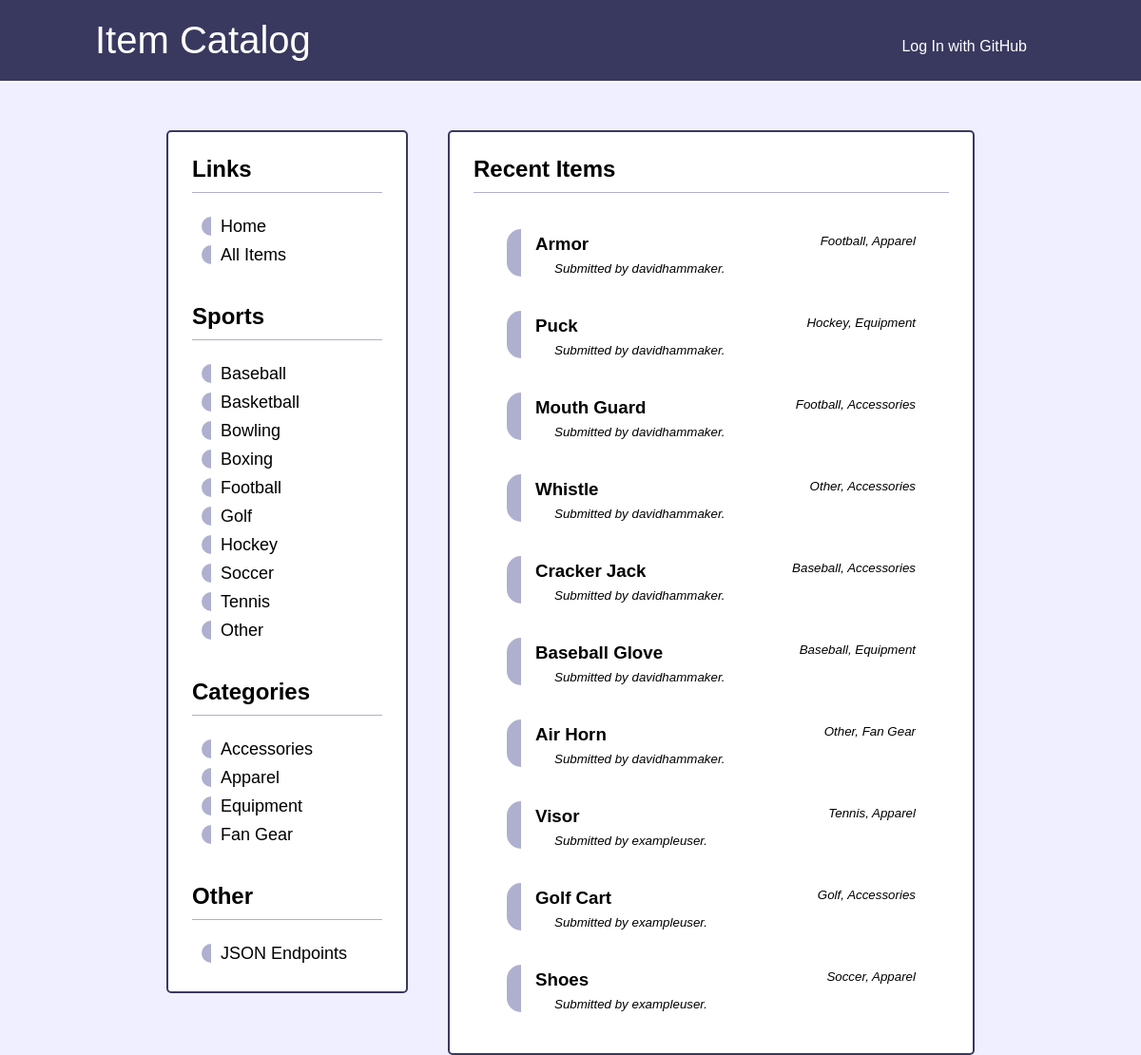
The page / on the database its author committed.
### item_catalog/models.py (models this page shows, shortened)
class Item(db.Model):
    id = db.Column(db.Integer, primary_key=True)
    name = db.Column(db.String(256), nullable=False)
    sport = db.Column(db.String(256), nullable=False)
    category = db.Column(db.String(256), nullable=False)
    description = db.Column(db.String(1024), nullable=False)
    date = db.Column(db.DateTime, default=datetime.utcnow, nullable=False)
    private = db.Column(db.Boolean, default=0, nullable=False)
    user_id = db.Column(db.Integer, db.ForeignKey('user.id'), nullable=False)

class User(db.Model, UserMixin):
    id = db.Column(db.Integer, primary_key=True)
    username = db.Column(db.String(256), nullable=False, unique=True)
    email = db.Column(db.String(256), unique=True)
    name = db.Column(db.String(256))
    items = db.relationship('Item', backref='user', lazy=True)

### item_catalog/main/views.py (the view)
@main.route('/')
def home():
    query = Item.query.filter_by(private=False).order_by(Item.date.desc()).all()
    items = []
    for i in range(10):
        try:
            items.append(query[i])
        except IndexError:
            break
    return render_template('home.html', items=items)

### item_catalog/templates/home.html (shortened to what this page needs)
{% extends 'base.html' %}
{% block content %}
    <div class="main">
        <div class="col-l">
            {% include 'left_column.html' %}
        </div>
        <div class="col-r">
            <h2>Recent Items</h2>
            {% for item in items %}
                <br>
                <div class="listed">
                    <small>{{ item.sport }}, {{ item.category }}</small>
                    <h3><a href="{{ url_for('items.item', item_name=item.name) }}">{{ item.name }}</a></h3>
                    <small class="footer">Submitted by {{ item.user.username }}.</small>
                </div>
                <br>
            {% endfor %}
        </div>
    </div>
{% endblock content %}

### item_catalog/templates/base.html (shortened to what this page needs)
<!DOCTYPE html>
<html lang="en">
    <head>
        <link rel="stylesheet" href="{{ url_for('static', filename='main.css') }}">
    </head>
    <body>
        <nav>
            <div class="nav-l">
                <a href="{{ url_for('main.home') }}">Item Catalog</a>
            </div>
            <div class="nav-r">
                <ul>
                    {% if current_user.is_authenticated %}
                        <li><a href="{{ url_for('items.new_item') }}">New Item</a></li>
                        <li><a href="{{ url_for('main.logout') }}">Log Out</a></li>
                    {% else %}
                        <li><a href="{{ url_for('github.login') }}">Log In with GitHub</a></li>
                    {% endif %}
                </ul>
            </div>
        </nav>
        {% block content %}
        {% endblock content %}
    </body>
</html>

### item_catalog/templates/left_column.html (shortened to what this page needs)
    <h2>Links</h2>
    <ul>
        <li><a href="{{ url_for('main.home') }}">Home</a></li>
        <li><a href="{{ url_for('main.all_items') }}">All Items</a></li>
    </ul>
    <br>
    <br>
    <h2>Sports</h2>
    <ul>
        <li><a href="{{ url_for('main.sport', sport='Baseball') }}">Baseball</a></li>
        <li><a href="{{ url_for('main.sport', sport='Basketball') }}">Basketball</a></li>
        <li><a href="{{ url_for('main.sport', sport='Bowling') }}">Bowling</a></li>
        <li><a href="{{ url_for('main.sport', sport='Boxing') }}">Boxing</a></li>
        <li><a href="{{ url_for('main.sport', sport='Football') }}">Football</a></li>
        <li><a href="{{ url_for('main.sport', sport='Golf') }}">Golf</a></li>
        <li><a href="{{ url_for('main.sport', sport='Hockey') }}">Hockey</a></li>
        <li><a href="{{ url_for('main.sport', sport='Soccer') }}">Soccer</a></li>
        <li><a href="{{ url_for('main.sport', sport='Tennis') }}">Tennis</a></li>
        <li><a href="{{ url_for('main.sport', sport='Other') }}">Other</a></li>
    </ul>
    <br>
    <br>
    <h2>Categories</h2>
    <ul>
        <li><a href="{{ url_for('main.category', category='Accessories') }}">Accessories</a></li>
        <li><a href="{{ url_for('main.category', category='Apparel') }}">Apparel</a></li>
        <li><a href="{{ url_for('main.category', category='Equipment') }}">Equipment</a></li>
        <li><a href="{{ url_for('main.category', category='Fan Gear') }}">Fan Gear</a></li>
    </ul>
    <br>
    <br>
    <h2>Other</h2>
    <ul>
        <li><a href="{{ url_for('jsons.directory') }}">JSON Endpoints</a></li>
    </ul>

### item_catalog/static/main.css (style rules this page uses)
body, div, ul, h1, h2, h3, h4, h5, h6, p { margin: 0; padding: 0; font-family: sans-serif; }
body { background-color: #efefff; }
nav { background-color: #393960; height: 85px; border-bottom-color: #ffffff; border-bottom-style: solid; border-bottom-width: 2px; }
nav a { color: #ffffff; text-decoration: none; }
.nav-l { float: left; margin: 20px 100px; font-size: 40px; }
.nav-r { float: right; font-size: medium; margin: 40px 100px 0px 40px; }
.nav-r li { display: inline-block; padding: 0 20px; }
.main { max-width: 850px; margin: 50px auto 0 auto; }
.col-l { float: left; width: 200px; background-color: #ffffff; padding: 25px; border-color: #393960; border-width: 2px; border-style: solid; border-radius: 5px; }
.col-l h2 { padding-bottom: 10px; margin-bottom: 20px; border-bottom-color: #afafcf; border-bottom-style: solid; border-bottom-width: 1px; }
.col-l ul { list-style: none; }
.col-l ul li { font-size: large; line-height: 30px; }
.col-l ul li a { padding-left: 10px; margin-left: 10px; color: #000000; text-decoration: none; border-left-color: #afafcf; border-left-style: solid; border-left-width: 10px; border-radius: 10px; }
.col-r { float: right; width: 500px; background-color: #ffffff; padding: 25px; margin-left: 20px; border-color: #393960; border-width: 2px; border-style: solid; border-radius: 5px; }
.col-r h2 { padding-bottom: 10px; margin-bottom: 20px; border-bottom-color: #afafcf; border-bottom-style: solid; border-bottom-width: 1px; }
.listed { width: 400px; padding-left: 15px; padding-top: 5px; margin: auto; border-left-color: #afafcf; border-left-style: solid; border-left-width: 15px; border-radius: 15px; }
.listed small { float: right; font-style: italic; }
.listed h3 { padding-bottom: 5px; }
.listed h3 a { color: #000000; text-decoration: none; }
.listed .footer { float: none; padding-left: 20px; }

### rows shown on the page
Item: sport "Football", category "Apparel", name "Armor", user.username "davidhammaker"
Item: sport "Hockey", category "Equipment", name "Puck", user.username "davidhammaker"
Item: sport "Football", category "Accessories", name "Mouth Guard", user.username "davidhammaker"
Item: sport "Other", category "Accessories", name "Whistle", user.username "davidhammaker"
Item: sport "Baseball", category "Accessories", name "Cracker Jack", user.username "davidhammaker"
Item: sport "Baseball", category "Equipment", name "Baseball Glove", user.username "davidhammaker"
Item: sport "Other", category "Fan Gear", name "Air Horn", user.username "davidhammaker"
Item: sport "Tennis", category "Apparel", name "Visor", user.username "exampleuser"
Item: sport "Golf", category "Accessories", name "Golf Cart", user.username "exampleuser"
Item: sport "Soccer", category "Apparel", name "Shoes", user.username "exampleuser"
